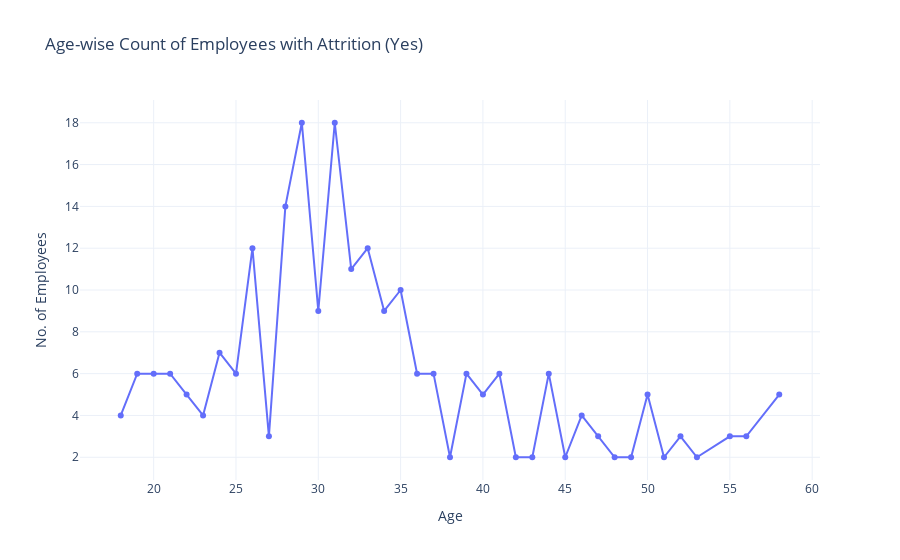

Notebook code for this chart:
### Code cell
attrition_yes_df = df[df['Attrition'] == 'Yes']

#Age-wise Count of Employees with Attrition
agewise_counts = attrition_yes_df.groupby('Age').size().reset_index(name='Counts')

#line plot
fig = px.line(agewise_counts, 
              x='Age', 
              y='Counts', 
              title='Age-wise Count of Employees with Attrition (Yes)', 
              markers=True)
fig.update_layout(
    xaxis_title='Age',
    yaxis_title='No. of Employees',
    template='plotly_white'
)
fig.show()

### Figure 1 — Plotly figure (JSON) as saved in the notebook; plotly's stock layout.template omitted (floating-point values rounded to 4 significant figures)
{"data": [{"hovertemplate": "Age=%{x}<br>Counts=%{y}<extra></extra>", "legendgroup": "", "line": {"color": "#636efa", "dash": "solid"}, "marker": {"symbol": "circle"}, "mode": "markers+lines", "name": "", "orientation": "v", "showlegend": false, "type": "scatter", "x": [18, 19, 20, 21, 22, 23, 24, 25, 26, 27, 28, 29, 30, 31, 32, 33, 34, 35, 36, 37, 38, 39, 40, 41, 42, 43, 44, 45, 46, 47, 48, 49, 50, 51, 52, 53, 55, 56, 58], "xaxis": "x", "y": [4, 6, 6, 6, 5, 4, 7, 6, 12, 3, 14, 18, 9, 18, 11, 12, 9, 10, 6, 6, 2, 6, 5, 6, 2, 2, 6, 2, 4, 3, 2, 2, 5, 2, 3, 2, 3, 3, 5], "yaxis": "y"}], "layout": {"legend": {"tracegroupgap": 0}, "title": {"text": "Age-wise Count of Employees with Attrition (Yes)"}, "xaxis": {"anchor": "y", "domain": [0, 1], "title": {"text": "Age"}}, "yaxis": {"anchor": "x", "domain": [0, 1], "title": {"text": "No. of Employees"}}}}
